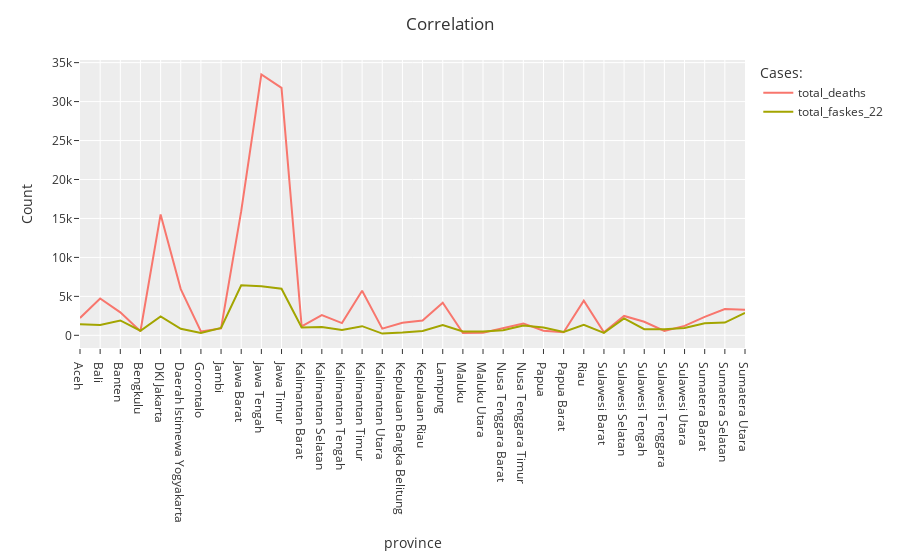

Write notebook code for a chart like this one.
### Code cell
# Unpivoting 
temp_corr = df_death_faskes.melt(id_vars='province',value_vars = ['total_deaths', 'total_faskes_22'], var_name='Cases:', value_name='Count') 

# Visualization
fig = px.line(temp_corr, x='province', y='Count', color='Cases:', template='ggplot2') 
fig.update_layout(title="Correlation")
fig.show()

### Figure 1 — Plotly figure (JSON) as saved in the notebook; plotly's stock layout.template omitted (floating-point values rounded to 4 significant figures)
{"data": [{"hovertemplate": "Cases:=total_deaths<br>province=%{x}<br>Count=%{y}<extra></extra>", "legendgroup": "total_deaths", "line": {"color": "#F8766D", "dash": "solid"}, "marker": {"symbol": "circle"}, "mode": "lines", "name": "total_deaths", "orientation": "v", "showlegend": true, "type": "scatter", "x": ["Aceh", "Bali", "Banten", "Bengkulu", "DKI Jakarta", "Daerah Istimewa Yogyakarta", "Gorontalo", "Jambi", "Jawa Barat", "Jawa Tengah", "Jawa Timur", "Kalimantan Barat", "Kalimantan Selatan", "Kalimantan Tengah", "Kalimantan Timur", "Kalimantan Utara", "Kepulauan Bangka Belitung", "Kepulauan Riau", "Lampung", "Maluku", "Maluku Utara", "Nusa Tenggara Barat", "Nusa Tenggara Timur", "Papua", "Papua Barat", "Riau", "Sulawesi Barat", "Sulawesi Selatan", "Sulawesi Tengah", "Sulawesi Tenggara", "Sulawesi Utara", "Sumatera Barat", "Sumatera Selatan", "Sumatera Utara"], "xaxis": "x", "y": [2223, 4731, 2950, 522, 15513, 5928, 487, 889, 15937, 33489, 31764, 1132, 2583, 1565, 5726, 860, 1616, 1888, 4186, 295, 334, 902, 1527, 580, 385, 4452, 394, 2485, 1733, 569, 1213, 2371, 3376, 3288], "yaxis": "y"}, {"hovertemplate": "Cases:=total_faskes_22<br>province=%{x}<br>Count=%{y}<extra></extra>", "legendgroup": "total_faskes_22", "line": {"color": "#A3A500", "dash": "solid"}, "marker": {"symbol": "circle"}, "mode": "lines", "name": "total_faskes_22", "orientation": "v", "showlegend": true, "type": "scatter", "x": ["Aceh", "Bali", "Banten", "Bengkulu", "DKI Jakarta", "Daerah Istimewa Yogyakarta", "Gorontalo", "Jambi", "Jawa Barat", "Jawa Tengah", "Jawa Timur", "Kalimantan Barat", "Kalimantan Selatan", "Kalimantan Tengah", "Kalimantan Timur", "Kalimantan Utara", "Kepulauan Bangka Belitung", "Kepulauan Riau", "Lampung", "Maluku", "Maluku Utara", "Nusa Tenggara Barat", "Nusa Tenggara Timur", "Papua", "Papua Barat", "Riau", "Sulawesi Barat", "Sulawesi Selatan", "Sulawesi Tengah", "Sulawesi Tenggara", "Sulawesi Utara", "Sumatera Barat", "Sumatera Selatan", "Sumatera Utara"], "xaxis": "x", "y": [1431, 1317, 1905, 588, 2436, 839, 312, 943, 6421, 6297, 5979, 1016, 1077, 689, 1173, 220, 349, 561, 1321, 484, 481, 664, 1268, 989, 434, 1353, 318, 2172, 793, 763, 940, 1533, 1634, 2876], "yaxis": "y"}], "layout": {"legend": {"title": {"text": "Cases:"}, "tracegroupgap": 0}, "margin": {"t": 60}, "title": {"text": "Correlation"}, "xaxis": {"anchor": "y", "domain": [0, 1], "title": {"text": "province"}}, "yaxis": {"anchor": "x", "domain": [0, 1], "title": {"text": "Count"}}}}
